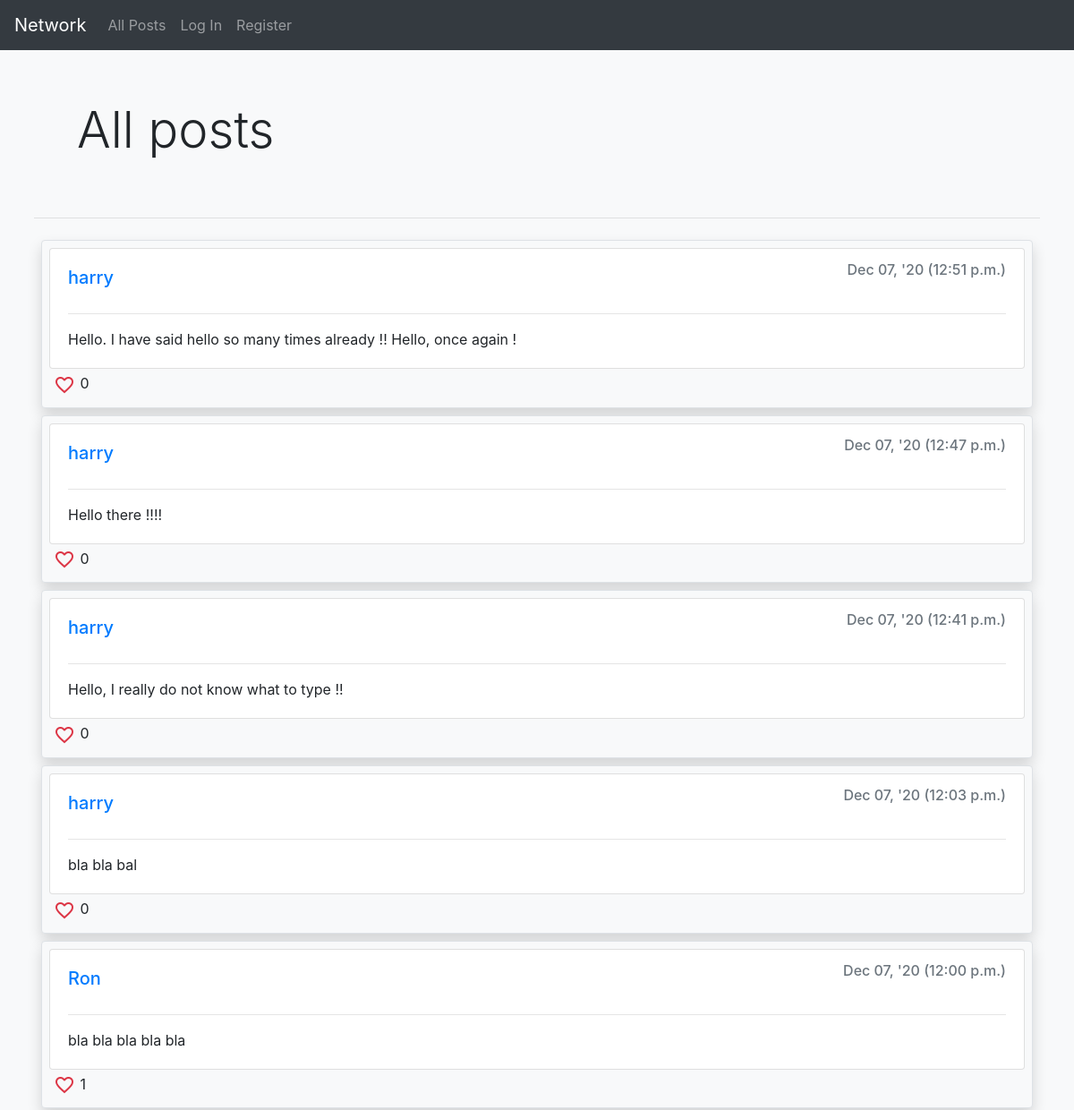
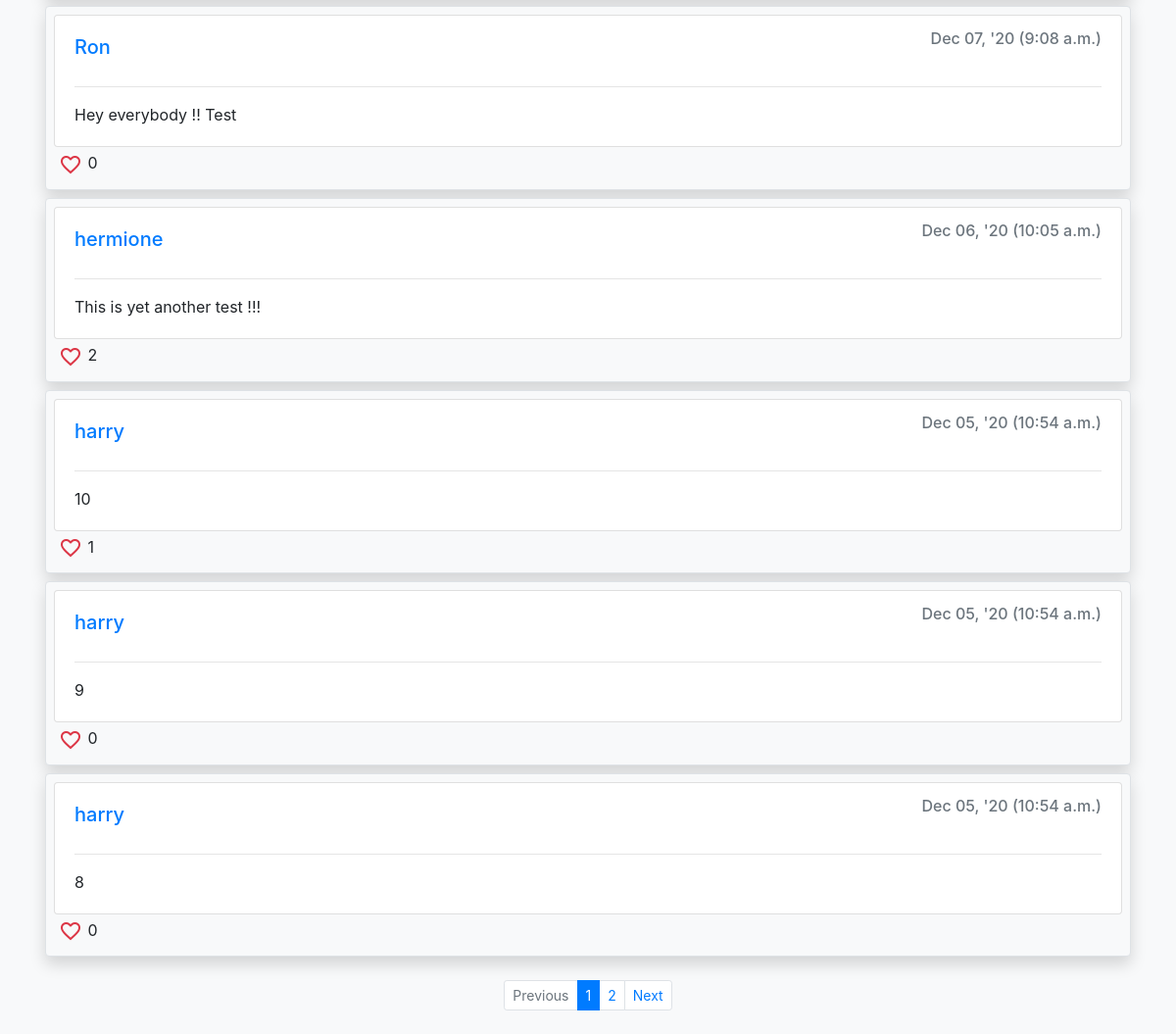
The page / on the database its author committed (2 pictures, top to bottom).
### network/models.py (models this page shows, shortened)
class Post(models.Model):
    user = models.ForeignKey(
        User,
        on_delete=models.CASCADE
    )
    timestamp = models.DateTimeField(
        auto_now_add=True
    )
    content = models.CharField(
        max_length=240
    )
    likes = models.ManyToManyField (
        User,
        blank=True,
        related_name="post_likes"
    )

class User(AbstractUser):
    pass

### network/views.py (the view)
# urls.py: path("", views.index, name="index"),
def index(request):
    post_form = PostForm()
    posts = Post.objects.all().order_by("-timestamp")
    page = request.GET.get('page', 1)
    posts = paginate_posts(posts, page)
    return render(request, "network/index.html", {
        "post_form": post_form,
        "posts": posts
    })

### network/templatetags/network_tags.py (called while the page is built)
@register.simple_tag
def is_liked(user, post_id):
    liked = Post.objects.get(pk=post_id).likes.filter(id=user)
    if len(liked) == 0:
        return False
    else:
        return True

### network/util.py (called while the page is built)
def paginate_posts(queryset, page):
    per_page = 10
    paginator = Paginator(queryset, per_page)
    try:
        posts = paginator.page(page)
    except PageNotAnInteger:
        posts = paginator.page(1)
    except EmptyPage:
        posts = paginator.page(paginator.num_pages)
    return posts

### network/templates/network/index.html (shortened to what this page needs)
{% extends "network/layout.html" %}
{% load static %}
{% block body %}
    <div class="container p-5 display-4">All posts</div>
    <hr>
    {% include "network/posts_template.html" %}
{% endblock %}

### network/templates/network/posts_template.html (shortened to what this page needs)
{% load static %}
{% load network_tags %}
<div class="container p-2 mb-2" id="posts-section">
    {% for post in posts %}
        <div class="containe bg-light border shadow rounded p-2 mb-2">
            <div class="card">
                <div class="card-body position-relative">
                    <div class="d-flex justify-content-between">
                        <h5 class="card-title">
                            <a href="{% url 'profile' post.user.id %}">{{post.user}}</a>
                        </h5>
                        <h6 class="card-subtitle mb-2 text-muted float-right">{{post.timestamp | date:"M d, 'y (g:i a)"}}</h6>
                    </div>
                    <hr>
                    <p id="post-{{post.id}}" class="card-text">
                        <span id="hide-{{post.id}}">{{post.content}}</span>
                    </p>
                </div>
            </div>
            <div class="container p-1">
                {% if user.id is not post.user.id %}
                    {% is_liked user.id post.id as liked_by_user %}
                    {% if liked_by_user %}
                        <button data-post_id="{{post.id}}" data-liked="true" class="like p-0 btn btn-sm text-danger material-icons">favorite</button>
                        <span id="likes-{{post.id}}" class="mr-5">{{post.likes.count}}</span>
                    {% else %}
                        <button data-post_id="{{post.id}}" data-liked="false" class="like p-0 btn btn-sm text-danger material-icons">favorite_border</button>
                        <span id="likes-{{post.id}}" class="mr-5">{{post.likes.count}}</span>
                    {% endif %}
                {% else %}
                    <button data-post_id="{{post.id}}" class="p-0 btn btn-sm text-info material-icons own-like" disabled>favorite</button>
                    <span id="likes-{{post.id}}" class="mr-5">{{post.likes.count}}</span>
                {% endif %}
            </div>
        </div>
    {% endfor %}
</div>
{% if posts.has_other_pages %}
    <ul class="pagination pagination-sm justify-content-center">
        {% if posts.has_previous %}
            <li class="page-item">
                <a class="page-link" href="?page={{ posts.previous_page_number }}">Previous</a>
            </li>
        {% else %}
            <li class="page-item disabled">
                <span class="page-link">Previous</span>
            </li>
        {% endif %}
        {% for i in posts.paginator.page_range %}
            {% if posts.number == i %}
                <li class="page-item active">
                    <span class="page-link">
                        {{i}}<span class="sr-only">(current)</span>
                    </span>
                </li>
            {% else %}
                <li class="page-item">
                    <a class="page-link" href="?page={{ i }}">{{ i }}</a>
                </li>
            {% endif %}
        {% endfor %}
        {% if posts.has_next %}
            <li class="page-item">
                <a class="page-link" href="?page={{ posts.next_page_number }}">Next</a>
            </li>
        {% else %}
            <li class="page-item disabled">
                <span class="page-link">Next</span>
            </li>
        {% endif %}
    </ul>
{% endif %}

### rows shown on the page
Post: user "harry", timestamp "Dec 07, '20 (12:51 p.m.)", content "Hello. I have said hello so many times already !! Hello, once again !", likes.count "0"
Post: user "harry", timestamp "Dec 07, '20 (12:47 p.m.)", content "Hello there !!!!", likes.count "0"
Post: user "harry", timestamp "Dec 07, '20 (12:41 p.m.)", content "Hello, I really do not know what to type !!", likes.count "0"
Post: user "harry", timestamp "Dec 07, '20 (12:03 p.m.)", content "bla bla bal", likes.count "0"
Post: user "Ron", timestamp "Dec 07, '20 (12:00 p.m.)", content "bla bla bla bla bla", likes.count "1"
Post: user "Ron", timestamp "Dec 07, '20 (9:08 a.m.)", content "Hey everybody !! Test", likes.count "0"
Post: user "hermione", timestamp "Dec 06, '20 (10:05 a.m.)", content "This is yet another test !!!", likes.count "2"
Post: user "harry", timestamp "Dec 05, '20 (10:54 a.m.)", content "10", likes.count "1"
Post: user "harry", timestamp "Dec 05, '20 (10:54 a.m.)", content "9", likes.count "0"
Post: user "harry", timestamp "Dec 05, '20 (10:54 a.m.)", content "8", likes.count "0"

### other values the page prints
{{ i }} "1"
{{ i }} "2"
